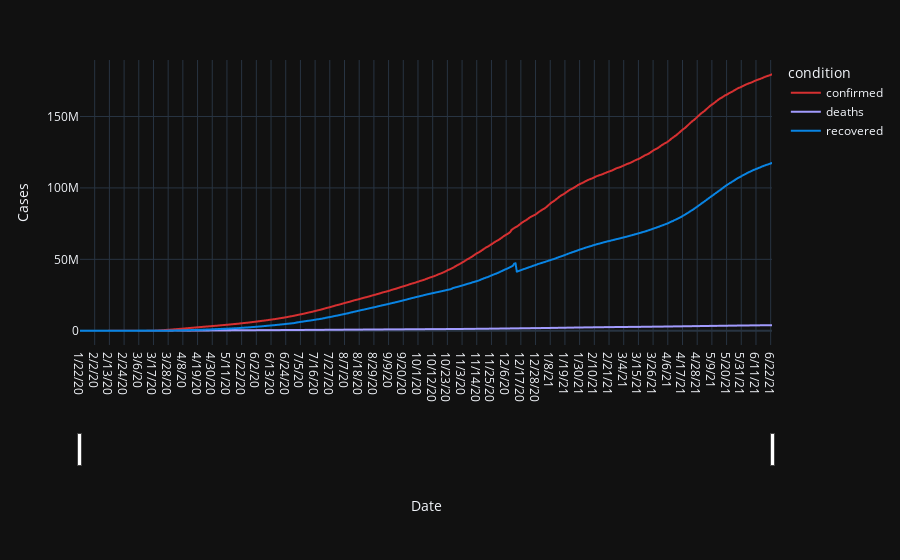

Notebook code cell kept with this figure:
### Code cell
import plotly.express as px
from data import make_global_df

df = make_global_df()

fig = px.line(df, x='date', y=['confirmed', 'deaths', 'recovered'], template='plotly_dark',
             labels={
                 'value':'Cases',
                 'variable':'condition',
                 'date':'Date'
             },
             hover_data={
                 'value': ':,',
                 'variable': False,
                 'date': False
             })
fig.update_xaxes(rangeslider_visible=True)
fig['data'][0]['line']['color'] = '#d63031'
fig['data'][1]['line']['color'] = '#a29bfe'
fig['data'][2]['line']['color'] = '#0984e3'
fig

### Figure 1 — Plotly figure (JSON) as saved in the notebook; plotly's stock layout.template omitted (floating-point values rounded to 4 significant figures; data arrays with more than 128 entries replaced by an {"elided": "..."} marker saying what was removed)
{"data": [{"customdata": {"elided": "519x1 str values"}, "hovertemplate": "Cases=%{y:,}<extra></extra>", "legendgroup": "confirmed", "line": {"color": "#d63031", "dash": "solid"}, "mode": "lines", "name": "confirmed", "showlegend": true, "type": "scattergl", "x": {"elided": "519 str values"}, "xaxis": "x", "y": {"elided": "519 int values"}, "yaxis": "y"}, {"customdata": {"elided": "519x1 str values"}, "hovertemplate": "Cases=%{y:,}<extra></extra>", "legendgroup": "deaths", "line": {"color": "#a29bfe", "dash": "solid"}, "mode": "lines", "name": "deaths", "showlegend": true, "type": "scattergl", "x": {"elided": "519 str values"}, "xaxis": "x", "y": {"elided": "519 int values"}, "yaxis": "y"}, {"customdata": {"elided": "519x1 str values"}, "hovertemplate": "Cases=%{y:,}<extra></extra>", "legendgroup": "recovered", "line": {"color": "#0984e3", "dash": "solid"}, "mode": "lines", "name": "recovered", "showlegend": true, "type": "scattergl", "x": {"elided": "519 str values"}, "xaxis": "x", "y": {"elided": "519 int values"}, "yaxis": "y"}], "layout": {"legend": {"title": {"text": "condition"}, "tracegroupgap": 0}, "margin": {"t": 60}, "xaxis": {"anchor": "y", "domain": [0, 1], "rangeslider": {"visible": true}, "title": {"text": "Date"}}, "yaxis": {"anchor": "x", "domain": [0, 1], "title": {"text": "Cases"}}}}
